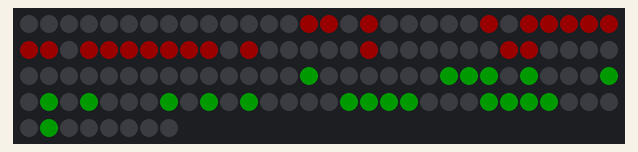
Recording of a program running on a simulated Raspberry Pi (BCM pin numbers). Shown: 128 RGB LEDs in strip order, left to right, continuing on the next row. Dim RGB values are drawn brighter than linear; what the program prints to the terminal is not drawn.

Above: at 0.06 s.
At 2.54 s:
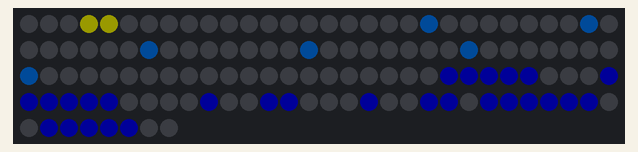
At 5.24 s:
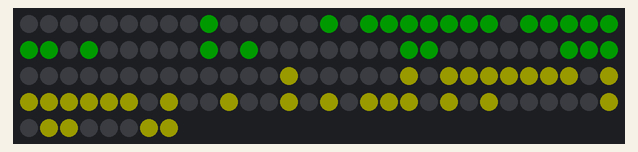
At 10.54 s:
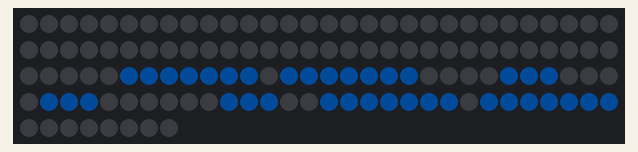
At 15.83 s:
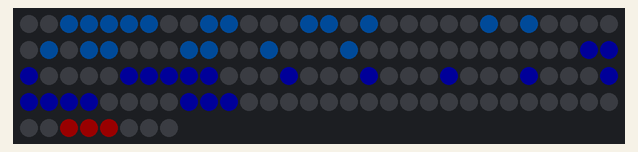
At 21.13 s:
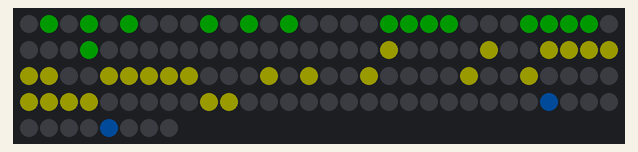

Measured:
- by itself, everything shown: repeats every 19.9 s, in 184 steps

The program:

scroll2.py
```python
#!/usr/bin/env python3
# Scroll 2 text allows setting the colour of each letter
# by Mike Cook August 2020

import board
import neopixel
import time

backCol = (0, 0, 0)  # colour for background
letterCol =  [ (128, 0, 0), (0, 128, 0), (128, 128, 0), (0, 64, 128),
               (0, 0, 128) ] # extend to as many colours as you want

def main():
    init()
    displayText("Tap-A-LED by Mike Cook ") # change to what you want to show, end with a space

def displayText(text):
    print("Displaying:-", text)
    dotBuffer = [(0, 0, 0)] * len(text) * 64
    lCol = -1
    for y in range(8): # do a row for each of the 8 rows of the font
        lCol = -1 # comment out and see what happens
        for i in range(0,len(text)): # step through each letter
            t = text[i: i+1:]
            fontPlace = ord(t) - 0x20
            fontEntry = fontPlace
            bitPattern = FONT8x8[fontEntry]
            bits = bitPattern[7-y]
            lCol += 1
            if lCol >= len(letterCol) : lCol = 0
            for x in range(8):
                mask = 1 << (7-x)
                if bits & mask !=0 :
                    dotBuffer[(x * 8) + (y) + (i * 64)] = letterCol[lCol]
                else :
                    dotBuffer[(x * 8) + (y) + (i * 64)] = backCol
    # now display the text
    xPoint = 0
    xLimit = len(text) * 64
    while 1 :  # do until ctrl C
        for y in range(8):
            for x in range(16):
                if xPoint + (x * 8) >= xLimit :
                    pixels[(x * 8) + y] = dotBuffer[xPoint - xLimit + (x * 8) + y]
                else :
                    pixels[(x * 8) + y] = dotBuffer[xPoint + (x * 8) + y]
        pixels.show()
        time.sleep(0.1)
        xPoint += 8
        if xPoint >= xLimit : xPoint = 0

def init():
    global pixels, FONT8x8
    size = 8, 16 # size of LED display
    pointer = 0
    pixel_pin = board.D18
    num_pixels = 128
    # RGB or GRB. Some NeoPixels have red and green reversed
    ORDER = neopixel.GRB
    BRIGHTNESS = 0.2 # 0.6 is maximum brightness for 3A external supply
    pixels = neopixel.NeoPixel(pixel_pin, num_pixels,
             brightness = BRIGHTNESS, auto_write = False,
             pixel_order = ORDER)
    pixels.fill((0, 0, 0))
    # defint an 8 by 8 font
    FONT8x8 = [
    #  columns, rows, num_bytes_per_char
    (0x00,0x00,0x00,0x00,0x00,0x00,0x00,0x00), #  space 0x20
    (0x30,0x78,0x78,0x30,0x30,0x00,0x30,0x00), #  !
    (0x6C,0x6C,0x6C,0x00,0x00,0x00,0x00,0x00), #  "
    (0x6C,0x6C,0xFE,0x6C,0xFE,0x6C,0x6C,0x00), #  #
    (0x18,0x3E,0x60,0x3C,0x06,0x7C,0x18,0x00), #  $
    (0x00,0x63,0x66,0x0C,0x18,0x33,0x63,0x00), #  %
    (0x1C,0x36,0x1C,0x3B,0x6E,0x66,0x3B,0x00), #  &
    (0x30,0x30,0x60,0x00,0x00,0x00,0x00,0x00), #  '
    (0x0C,0x18,0x30,0x30,0x30,0x18,0x0C,0x00), #  (
    (0x30,0x18,0x0C,0x0C,0x0C,0x18,0x30,0x00), #  )
    (0x00,0x66,0x3C,0xFF,0x3C,0x66,0x00,0x00), #  *
    (0x00,0x30,0x30,0xFC,0x30,0x30,0x00,0x00), #  +
    (0x00,0x00,0x00,0x00,0x00,0x18,0x18,0x30), #  ,
    (0x00,0x00,0x00,0x7E,0x00,0x00,0x00,0x00), #  -
    (0x00,0x00,0x00,0x00,0x00,0x18,0x18,0x00), #  .
    (0x03,0x06,0x0C,0x18,0x30,0x60,0x40,0x00), #  / (forward slash)
    (0x3E,0x63,0x63,0x6B,0x63,0x63,0x3E,0x00), #  0 0x30
    (0x18,0x38,0x58,0x18,0x18,0x18,0x7E,0x00), #  1
    (0x3C,0x66,0x06,0x1C,0x30,0x66,0x7E,0x00), #  2
    (0x3C,0x66,0x06,0x1C,0x06,0x66,0x3C,0x00), #  3
    (0x0E,0x1E,0x36,0x66,0x7F,0x06,0x0F,0x00), #  4
    (0x7E,0x60,0x7C,0x06,0x06,0x66,0x3C,0x00), #  5
    (0x1C,0x30,0x60,0x7C,0x66,0x66,0x3C,0x00), #  6
    (0x7E,0x66,0x06,0x0C,0x18,0x18,0x18,0x00), #  7
    (0x3C,0x66,0x66,0x3C,0x66,0x66,0x3C,0x00), #  8
    (0x3C,0x66,0x66,0x3E,0x06,0x0C,0x38,0x00), #  9
    (0x00,0x18,0x18,0x00,0x00,0x18,0x18,0x00), #  :
    (0x00,0x18,0x18,0x00,0x00,0x18,0x18,0x30), #  ;
    (0x0C,0x18,0x30,0x60,0x30,0x18,0x0C,0x00), #  <
    (0x00,0x00,0x7E,0x00,0x00,0x7E,0x00,0x00), #  =
    (0x30,0x18,0x0C,0x06,0x0C,0x18,0x30,0x00), #  >
    (0x3C,0x66,0x06,0x0C,0x18,0x00,0x18,0x00), #  ?
    (0x3E,0x63,0x6F,0x69,0x6F,0x60,0x3E,0x00), #  @ 0x40
    (0x18,0x3C,0x66,0x66,0x7E,0x66,0x66,0x00), #  A
    (0x7E,0x33,0x33,0x3E,0x33,0x33,0x7E,0x00), #  B
    (0x1E,0x33,0x60,0x60,0x60,0x33,0x1E,0x00), #  C
    (0x7C,0x36,0x33,0x33,0x33,0x36,0x7C,0x00), #  D
    (0x7F,0x31,0x34,0x3C,0x34,0x31,0x7F,0x00), #  E
    (0x7F,0x31,0x34,0x3C,0x34,0x30,0x78,0x00), #  F
    (0x1E,0x33,0x60,0x60,0x67,0x33,0x1F,0x00), #  G
    (0x66,0x66,0x66,0x7E,0x66,0x66,0x66,0x00), #  H
    (0x3C,0x18,0x18,0x18,0x18,0x18,0x3C,0x00), #  I
    (0x0F,0x06,0x06,0x06,0x66,0x66,0x3C,0x00), #  J
    (0x73,0x33,0x36,0x3C,0x36,0x33,0x73,0x00), #  K
    (0x78,0x30,0x30,0x30,0x31,0x33,0x7F,0x00), #  L
    (0x63,0x77,0x7F,0x7F,0x6B,0x63,0x63,0x00), #  M
    (0x63,0x73,0x7B,0x6F,0x67,0x63,0x63,0x00), #  N
    (0x3E,0x63,0x63,0x63,0x63,0x63,0x3E,0x00), #  O
    (0x7E,0x33,0x33,0x3E,0x30,0x30,0x78,0x00), #  P 0x50
    (0x3C,0x66,0x66,0x66,0x6E,0x3C,0x0E,0x00), #  Q
    (0x7E,0x33,0x33,0x3E,0x36,0x33,0x73,0x00), #  R
    (0x3C,0x66,0x30,0x18,0x0C,0x66,0x3C,0x00), #  S
    (0x7E,0x5A,0x18,0x18,0x18,0x18,0x3C,0x00), #  T
    (0x66,0x66,0x66,0x66,0x66,0x66,0x7E,0x00), #  U
    (0x66,0x66,0x66,0x66,0x66,0x3C,0x18,0x00), #  V
    (0x63,0x63,0x63,0x6B,0x7F,0x77,0x63,0x00), #  W
    (0x63,0x63,0x36,0x1C,0x1C,0x36,0x63,0x00), #  X
    (0x66,0x66,0x66,0x3C,0x18,0x18,0x3C,0x00), #  Y
    (0x7F,0x63,0x46,0x0C,0x19,0x33,0x7F,0x00), #  Z
    (0x3C,0x30,0x30,0x30,0x30,0x30,0x3C,0x00), #  [
    (0x60,0x30,0x18,0x0C,0x06,0x03,0x01,0x00), #  \ (back slash)
    (0x3C,0x0C,0x0C,0x0C,0x0C,0x0C,0x3C,0x00), #  ]
    (0x08,0x1C,0x36,0x63,0x00,0x00,0x00,0x00), #  ^
    (0x00,0x00,0x00,0x00,0x00,0x00,0x00,0xFF), #  _
    (0x18,0x18,0x0C,0x00,0x00,0x00,0x00,0x00), #  ` 0x60
    (0x00,0x00,0x3C,0x06,0x3E,0x66,0x3B,0x00), #  a
    (0x70,0x30,0x3E,0x33,0x33,0x33,0x6E,0x00), #  b
    (0x00,0x00,0x3C,0x66,0x60,0x66,0x3C,0x00), #  c
    (0x0E,0x06,0x3E,0x66,0x66,0x66,0x3B,0x00), #  d
    (0x00,0x00,0x3C,0x66,0x7E,0x60,0x3C,0x00), #  e
    (0x1C,0x36,0x30,0x78,0x30,0x30,0x78,0x00), #  f
    (0x00,0x00,0x3B,0x66,0x66,0x3E,0x06,0x7C), #  g
    (0x70,0x30,0x36,0x3B,0x33,0x33,0x73,0x00), #  h
    (0x18,0x00,0x38,0x18,0x18,0x18,0x3C,0x00), #  i
    (0x06,0x00,0x06,0x06,0x06,0x66,0x66,0x3C), #  j
    (0x70,0x30,0x33,0x36,0x3C,0x36,0x73,0x00), #  k
    (0x38,0x18,0x18,0x18,0x18,0x18,0x3C,0x00), #  l
    (0x00,0x00,0x66,0x7F,0x7F,0x6B,0x63,0x00), #  m
    (0x00,0x00,0x7C,0x66,0x66,0x66,0x66,0x00), #  n
    (0x00,0x00,0x3C,0x66,0x66,0x66,0x3C,0x00), #  o
    (0x00,0x00,0x6E,0x33,0x33,0x3E,0x30,0x78), #  p 0x70
    (0x00,0x00,0x3B,0x66,0x66,0x3E,0x06,0x0F), #  q
    (0x00,0x00,0x6E,0x3B,0x33,0x30,0x78,0x00), #  r
    (0x00,0x00,0x3E,0x60,0x3C,0x06,0x7C,0x00), #  s
    (0x08,0x18,0x3E,0x18,0x18,0x1A,0x0C,0x00), #  t
    (0x00,0x00,0x66,0x66,0x66,0x66,0x3B,0x00), #  u
    (0x00,0x00,0x66,0x66,0x66,0x3C,0x18,0x00), #  v
    (0x00,0x00,0x63,0x6B,0x7F,0x7F,0x36,0x00), #  w
    (0x00,0x00,0x63,0x36,0x1C,0x36,0x63,0x00), #  x
    (0x00,0x00,0x66,0x66,0x66,0x3E,0x06,0x7C), #  y
    (0x00,0x00,0x7E,0x4C,0x18,0x32,0x7E,0x00), #  z
    (0x0E,0x18,0x18,0x70,0x18,0x18,0x0E,0x00), #  (
    (0x0C,0x0C,0x0C,0x00,0x0C,0x0C,0x0C,0x00), #  |
    (0x70,0x18,0x18,0x0E,0x18,0x18,0x70,0x00), #  ),
    (0x3B,0x6E,0x00,0x00,0x00,0x00,0x00,0x00), #  ~
    (0x1C,0x36,0x36,0x1C,0x00,0x00,0x00,0x00) ] # DEL


if __name__ == '__main__':
    main()
```
